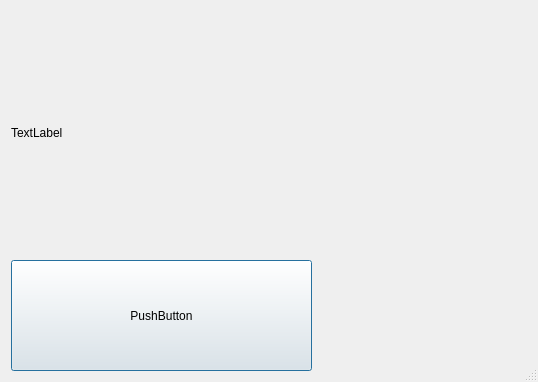
<?xml version="1.0" encoding="UTF-8"?>
<ui version="4.0">
 <class>Dialog</class>
 <widget class="QDialog" name="Dialog">
  <property name="geometry">
   <rect>
    <x>0</x>
    <y>0</y>
    <width>538</width>
    <height>382</height>
   </rect>
  </property>
  <property name="windowTitle">
   <string>Dialog</string>
  </property>
  <property name="sizeGripEnabled">
   <bool>true</bool>
  </property>
  <layout class="QVBoxLayout" name="verticalLayout">
   <item>
    <widget class="QLabel" name="lblHello">
     <property name="text">
      <string>TextLabel</string>
     </property>
    </widget>
   </item>
   <item>
    <widget class="QPushButton" name="pushButton">
     <property name="maximumSize">
      <size>
       <width>301</width>
       <height>111</height>
      </size>
     </property>
     <property name="text">
      <string>PushButton</string>
     </property>
    </widget>
   </item>
  </layout>
 </widget>
 <resources/>
 <connections>
  <connection>
   <sender>pushButton</sender>
   <signal>clicked()</signal>
   <receiver>Dialog</receiver>
   <slot>on_btnHello_clicked()</slot>
   <hints>
    <hint type="sourcelabel">
     <x>191</x>
     <y>247</y>
    </hint>
    <hint type="destinationlabel">
     <x>186</x>
     <y>295</y>
    </hint>
   </hints>
  </connection>
 </connections>
 <slots>
  <signal>signal1()</signal>
  <slot>on_btnHello_clicked()</slot>
 </slots>
</ui>
